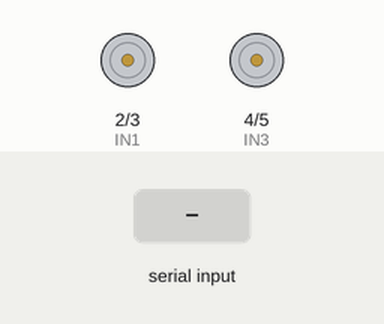
This sketch was run on a simulated Arduino Uno, built with avr-gcc and run on an emulated ATmega328P. Parts: motor-driver pin pairs drawn as motors (green arrow = first pin HIGH = forward, orange = second pin HIGH = backward, longer = more drive). The test bench sets the inputs (shaded band). What the sketch prints to the serial monitor is not drawn.

Above: at 1.2 s.
1.3 s: "U" received over Serial
At 2.5 s:
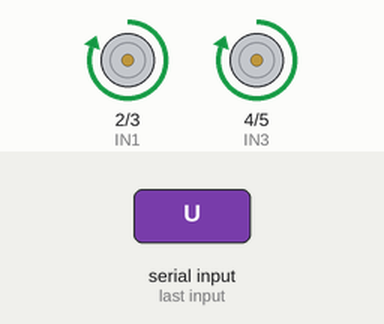
2.8 s: "D" received over the second serial link
At 3.7 s:
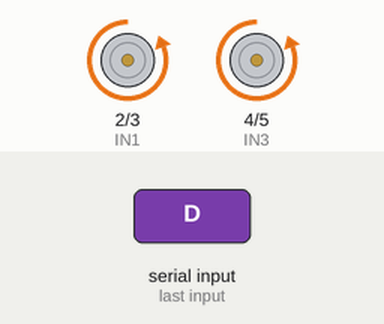
4.3 s: "L" received over Serial
At 4.9 s:
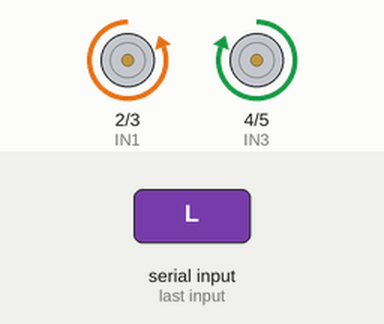
5.8 s: "R" received over the second serial link
At 7.0 s:
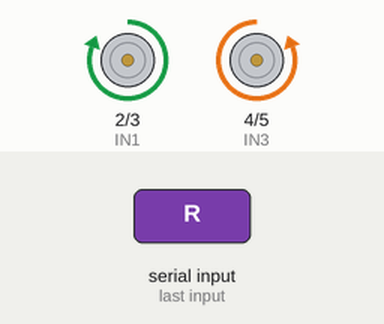
7.3 s: "U" received over the second serial link
At 8.3 s:
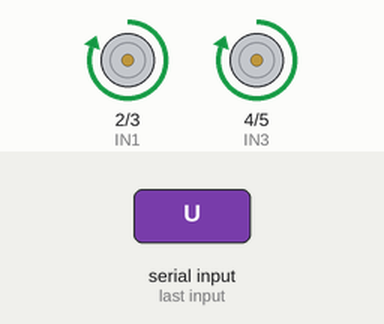
8.8 s: "L" received over the second serial link
At 9.5 s:
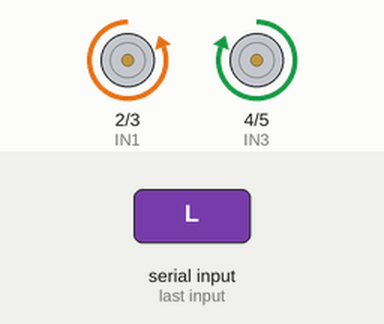
Timing chart, 0 to 11.3 s (numbered marks = the images above; inputs shaded):
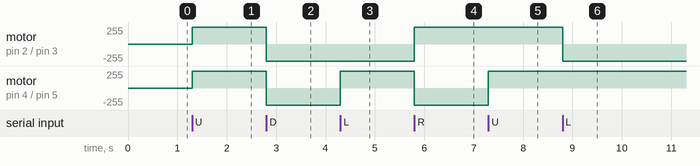

The sketch:

Bluetooth_control_rover.ino
```cpp
#include <SoftwareSerial.h>

SoftwareSerial BT(10, 11);

int IN1 = 2;
int IN2 = 3;
int IN3 = 4;
int IN4 = 5;

char command;

void setup()
{
  Serial.begin(9600);
  BT.begin(9600);

  pinMode(IN1, OUTPUT);
  pinMode(IN2, OUTPUT);
  pinMode(IN3, OUTPUT);
  pinMode(IN4, OUTPUT);

  stopRover();

  Serial.println("Bluetooth + Serial Control");
  Serial.println("U D L R 1");
}

void loop()
{
  if (Serial.available()>0)
  {
    command = Serial.read();
    controlRover(command);
  }

  else if (BT.available())
  {
    command = BT.read();
    controlRover(command);
  }
}

void controlRover(char cmd)
{
  if (cmd >= 'a' && cmd <= 'z')
  {
    cmd = cmd - 32;
  }

  if (cmd == 'U')
  {
    forward();
  }

  else if (cmd == 'D')
  {
    backward();
  }

  else if (cmd == 'L')
  {
    left();
  }

  else if (cmd == 'R')
  {
    right();
  }

  else if (cmd == '1')
  {
    stopRover();
  }
}

void forward()
{
  digitalWrite(IN1, HIGH);
  digitalWrite(IN2, LOW);
  digitalWrite(IN3, HIGH);
  digitalWrite(IN4, LOW);
}

void backward()
{
  digitalWrite(IN1, LOW);
  digitalWrite(IN2, HIGH);
  digitalWrite(IN3, LOW);
  digitalWrite(IN4, HIGH);
}

void left()
{
  digitalWrite(IN1, LOW);
  digitalWrite(IN2, HIGH);
  digitalWrite(IN3, HIGH);
  digitalWrite(IN4, LOW);
}

void right()
{
  digitalWrite(IN1, HIGH);
  digitalWrite(IN2, LOW);
  digitalWrite(IN3, LOW);
  digitalWrite(IN4, HIGH);
}

void stopRover()
{
  digitalWrite(IN1, LOW);
  digitalWrite(IN2, LOW);
  digitalWrite(IN3, LOW);
  digitalWrite(IN4, LOW);
}
```

Measured:
- after the input at 1.3 s, motor on pin 2 (IN1) / pin 3 (IN2), motor on pin 4 (IN3) / pin 5 (IN4): stopped → forward 255/255 at once
- after the input at 2.8 s, motor on pin 2 (IN1) / pin 3 (IN2), motor on pin 4 (IN3) / pin 5 (IN4): forward 255/255 → backward 255/255 at once
- after the input at 4.3 s, motor on pin 4 (IN3) / pin 5 (IN4): backward 255/255 → forward 255/255 at once
- after the input at 5.8 s, motor on pin 2 (IN1) / pin 3 (IN2): backward 255/255 → forward 255/255 at once; motor on pin 4 (IN3) / pin 5 (IN4): forward 255/255 → backward 255/255 at once
- after the input at 7.3 s, motor on pin 4 (IN3) / pin 5 (IN4): backward 255/255 → forward 255/255 at once
- after the input at 8.8 s, motor on pin 2 (IN1) / pin 3 (IN2): forward 255/255 → backward 255/255 at once
